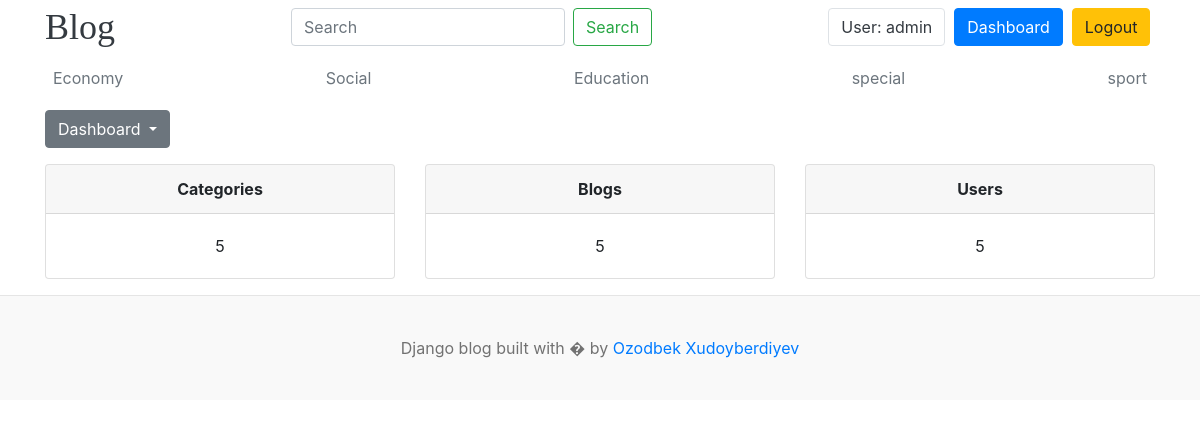
The page /dashboard/ (signed in) on the database its author committed.
### blogs/models.py (models this page shows)
class Category(models.Model):
    name = models.CharField(max_length=100)
    created_at = models.DateTimeField(auto_now_add=True)
    updated_at = models.DateTimeField(auto_now=True)
    def __str__(self) -> str:
        return self.name
    class Meta:
        verbose_name_plural="Categories"
        verbose_name="Category"

### dashboard/views.py (the view)
# urls.py: path('dashboard/',include('dashboard.urls')),
@login_required(login_url='login')
def dashboard(request):
    blog_count = Blog.objects.all().count()
    category_count = Category.objects.all().count()
    context = {
        'blog_count':blog_count,
        'category_count':category_count
    }
    return render(request,'dashboard/dashboard.html',context)

### blogs/context_processor.py (called while the page is built)
def get_categories(request):
    categories = Category.objects.all()
    return {'categories':categories}

### settingapp/context_processor.py (called while the page is built)
def get_social_links(request):
    social_links = Social_links.objects.all()
    return {'social_links':social_links}

### template/dashboard/dashboard.html
{% extends 'base.html' %} {% load static %} {% block content %}
{% include 'dashboard/left-side-bar.html' %}
<div class="row my-3">
  <div class="col-12">
    <div class="row">
      <div class="col">
        <div class="card">
          <div class="card-header text-center font-weight-bold">Categories</div>
          <div class="card-body text-center">{{category_count}}</div>
        </div>
      </div>
      <div class="col">
        <div class="card">
          <div class="card-header text-center font-weight-bold">Blogs</div>
          <div class="card-body text-center">{{blog_count}}</div>
        </div>
      </div>
      <div class="col">
        <div class="card">
          <div class="card-header text-center font-weight-bold">Users</div>
          <div class="card-body text-center">{{blog_count}}</div>
        </div>
      </div>
    </div>
  </div>
</div>
{% endblock %}

### template/base.html (shortened to what this page needs)
{% load static %}
<!DOCTYPE html>
<html lang="en">
  <head>
    <link
      href="https://getbootstrap.com/docs/4.0/dist/css/bootstrap.min.css"
      rel="stylesheet"
    />
    <link href="{% static 'css/blog.css' %}" rel="stylesheet" />
  </head>
  <body>
    <div class="container">
      <nav class="navbar navbar-expand-lg navbar-light p-0 bg-white">
        <div class="m-0">
          <a class="blog-header-logo text-dark ml-0" href="/">Blog</a>
        </div>
        <div class="collapse navbar-collapse" id="navbarSupportedContent">
          <form action="{% url 'search' %}" method="get" class="form-inline my-2 my-lg-0 ml-auto">
            <input
              class="form-control mr-sm-2"
              type="search"
              placeholder="Search"
              aria-label="Search"
              name="keyword"
              value="{{keyword}}"
            />
            <button class="btn btn-outline-success my-2 my-sm-0" type="submit">
              Search
            </button>
          </form>
          <ul class="navbar-nav ml-auto">
            {% if user.is_authenticated %}
            <a class="btn text-dark border " href="#">User:&nbsp;{{user}}</a>
            <a class="btn btn-primary " href="{% url 'dashboard' %}">Dashboard</a>
            <a class="btn  btn-warning" href="{% url 'logout' %}"
              >Logout</a
            >
            {% endif %}
          </ul>
        </div>
      </nav>
      <div class="nav-scroller py-1 mb-2">
        <nav class="nav d-flex justify-content-between">
          {% for category in categories %}
          <a
            class="p-2 text-muted"
            href="{% url 'posts_by_category' category.id %}"
            >{{category}}</a
          >
          {% endfor %}
        </nav>
      </div>
      {% block content %} {% endblock %}
    </div>
    <footer class="blog-footer">
      <p>Django blog built with � by <a href="#">Ozodbek Xudoyberdiyev</a></p>
    </footer>
  </body>
</html>

### blog_site/static/css/blog.css (style rules this page uses)
.blog-header-logo { font-family: "Playfair Display", Georgia, "Times New Roman", serif; font-size: 2.25rem; }
.blog-footer { padding: 2.5rem 0; color: #727272; text-align: center; background-color: #f9f9f9; border-top: .05rem solid #e5e5e5; }
.blog-footer p:last-child { margin-bottom: 0; }

### rows shown on the page
Category: name "Economy"
Category: name "Social"
Category: name "Education"
Category: name "special"
Category: name "sport"

### other values the page prints
{{ user }} "admin"
{{ category_count }} "5"
{{ blog_count }} "5"
